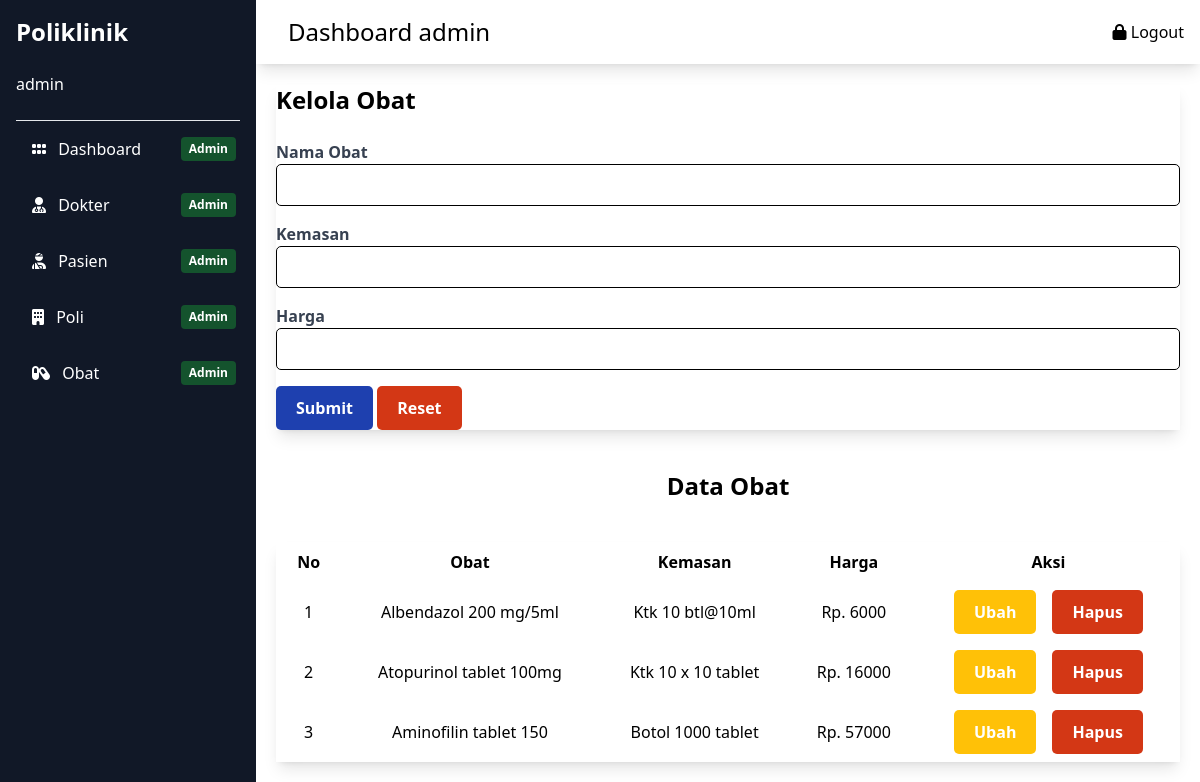
The page /public/pages/admin/obat.php (signed in) on the database its author committed.
### tables this page shows
CREATE TABLE `obat` (
  `id` int(11) NOT NULL,
  `nama_obat` varchar(50) NOT NULL,
  `kemasan` varchar(35) NOT NULL,
  `harga` int(11) NOT NULL
);

### public/pages/admin/obat.php (the view, shortened to what this page needs)
<?php
include("../../../config/conn.php");
?>
<!DOCTYPE html>
<html lang="en">
<head>
    <link href="../../../src/styles.css" rel="stylesheet">
    <link rel="stylesheet" href="https://cdnjs.cloudflare.com/ajax/libs/font-awesome/6.0.0-beta3/css/all.min.css">
</head>
<body>
        <?php include ("../../../src/components/sidebar.php") ?>
        <?php include ("../../../src/components/navbar-dashboard.php") ?>
        <div class="main-content p-5 flex-grow md:ml-64 transition-all">
            <form action="<?php echo htmlspecialchars($_SERVER["PHP_SELF"]); ?>" method="post" class="w-full flex flex-col shadow-lg p-8">
                <h1 class="text-2xl font-bold">Kelola Obat</h1>
                <br>
                <div class="mb-4 flex flex-col">
                    <label for="nama_obat" class="block text-gray-700 font-bold mb-2 text-xl">Nama Obat</label>
                    <input type="text" id="nama_obat" name="nama_obat" class="form-input rounded-md border border-blue-900 p-2">
                </div>
                <div class="mb-4 flex flex-col">
                    <label for="kemasan" class="block text-gray-700 font-bold mb-2 text-xl">Kemasan</label>
                    <input type="text" id="kemasan" name="kemasan" class="form-input rounded-md border border-blue-900 p-2" >
                </div>
                <div class="mb-4 flex flex-col">
                    <label for="harga" class="block text-gray-700 font-bold mb-2 text-xl">Harga</label>
                    <input type="text" id="harga" name="harga" class="form-input rounded-md border border-blue-900 p-2" >
                </div>
                <div class="button-container">
                    <button type="submit" class="submit-button text-white font-bold py-2 px-4 rounded">
                        Submit
                    </button>
                    <button type="reset" class="reset-button text-white font-bold py-2 px-4 rounded">
                        Reset
                    </button>
                </div>
            </form>
            <h2 class="text-2xl font-bold my-10 text-center">Data Obat</h2>
            <div class="mt-8 p-8 shadow-lg flex flex-col text-center overflow-auto">
                <table class="table-auto ">
                    <thead class="border-b-2 border-black">
                        <tr>
                            <th class="px-4 py-2">No</th>
                            <th class="px-4 py-2">Obat</th>
                            <th class="px-4 py-2">Kemasan</th>
                            <th class="px-4 py-2">Harga</th>
                            <th class="px-4 py-2">Aksi</th>
                        </tr>
                    </thead>
                    <tbody>
                        <?php
                        $sql = "SELECT * FROM obat";
                        $stmt = $conn->prepare($sql);
                        $stmt->execute();
                        $obatList = $stmt->fetchAll(PDO::FETCH_ASSOC);
                        $index = 1;
                        foreach ($obatList as $obat) { ?>
                            <tr class='text-center'>
                                <td class='px-4 py-2'> <?= ($index++); ?></td>
                                <td class='px-4 py-2'> <?= $obat['nama_obat']; ?></td>
                                <td class='px-4 py-2'> <?= $obat['kemasan']; ?></td>
                                <td class='px-4 py-2'>Rp. <?= $obat['harga']; ?></td>
                                <td class='px-4 py-2 flex justify-center w-full space-x-4'>
                                        <a class='ubah-button text-white font-bold rounded p-2' href='<?php echo str_replace("/obat.php", "", $_SERVER["PHP_SELF"]) . "../obat/update.php?id=" . $obat['id']; ?>'>Ubah</a>
                                        <form action='' method='GET' class=''>
                                            <button type='submit' name='delete' class='reset-button text-white font-bold rounded p-2'>Hapus</button>
                                        </form>
                                </td>
                            </tr>
                            <?php
                        }
                        ?>
                    </tbody>
                </table>
            </div>
        </div>
</body>
</html>

### src/styles.css (style rules this page uses)
html, :host { line-height: 1.5; -webkit-text-size-adjust: 100%; -moz-tab-size: 4; -o-tab-size: 4; tab-size: 4; font-family: ui-sans-serif, system-ui, sans-serif, "Apple Color Emoji", "Segoe UI Emoji", "Segoe UI Symbol", "Noto Color Emoji"; font-feature-settings: normal; font-variation-settings: normal; -webkit-tap-highlight-color: transparent; }
body { margin: 0; line-height: inherit; }
h1, h2, h3, h4, h5, h6 { font-size: inherit; font-weight: inherit; }
a { color: inherit; text-decoration: inherit; }
table { text-indent: 0; border-color: inherit; border-collapse: collapse; }
button, input, optgroup, select, textarea { font-family: inherit; font-feature-settings: inherit; font-variation-settings: inherit; font-size: 100%; font-weight: inherit; line-height: inherit; letter-spacing: inherit; color: inherit; margin: 0; padding: 0; }
button, select { text-transform: none; }
button, input:where([type='button']), input:where([type='reset']), input:where([type='submit']) { -webkit-appearance: button; background-color: transparent; background-image: none; }
blockquote, dl, dd, h1, h2, h3, h4, h5, h6, hr, figure, p, pre { margin: 0; }
input::placeholder, textarea::placeholder { opacity: 1; color: #9ca3af; }
button, [role="button"] { cursor: pointer; }
.my-10 { margin-top: 2.5rem; margin-bottom: 2.5rem; }
.mb-4 { margin-bottom: 1rem; }
.flex { display: flex; }
.flex-grow { flex-grow: 1; }
.flex-col { flex-direction: column; }
.justify-center { justify-content: center; }
.space-x-4 > :not([hidden]) ~ :not([hidden]) { --tw-space-x-reverse: 0; margin-right: calc(1rem * var(--tw-space-x-reverse)); margin-left: calc(1rem * calc(1 - var(--tw-space-x-reverse))); }
.overflow-auto { overflow: auto; }
.rounded { border-radius: 0.25rem; }
.p-2 { padding: 0.5rem; }
.p-5 { padding: 1.25rem; }
.px-4 { padding-left: 1rem; padding-right: 1rem; }
.py-2 { padding-top: 0.5rem; padding-bottom: 0.5rem; }
.text-center { text-align: center; }
.text-2xl { font-size: 1.5rem; line-height: 2rem; }
.font-bold { font-weight: 700; }
.text-gray-700 { --tw-text-opacity: 1; color: rgb(55 65 81 / var(--tw-text-opacity)); }
.text-white { --tw-text-opacity: 1; color: rgb(255 255 255 / var(--tw-text-opacity)); }
.shadow-lg { --tw-shadow: 0 10px 15px -3px rgb(0 0 0 / 0.1), 0 4px 6px -4px rgb(0 0 0 / 0.1); --tw-shadow-colored: 0 10px 15px -3px var(--tw-shadow-color), 0 4px 6px -4px var(--tw-shadow-color); box-shadow: var(--tw-ring-offset-shadow, 0 0 #0000), var(--tw-ring-shadow, 0 0 #0000), var(--tw-shadow); }
.transition-all { transition-property: all; transition-timing-function: cubic-bezier(0.4, 0, 0.2, 1); transition-duration: 150ms; }
@media (min-width: 768px) { .md\:ml-64 { margin-left: 16rem; } }

### public/pages/admin/obat.php (style rules this page uses)
.border { border: 1px solid black; border-radius: 5px; }
.submit-button { background-color: #1E40AF; border: none; color: white; font-weight: bold; padding: 10px 20px; border-radius: 5px; transition: background-color 0.3s ease-in-out, border-color 0.3s ease-in-out; }
.reset-button { background-color: #D33715; border: none; color: white; font-weight: bold; padding: 10px 20px; border-radius: 5px; transition: background-color 0.3s ease-in-out, border-color 0.3s ease-in-out; }
.ubah-button { background-color: #ffc107; border: none; color: white; font-weight: bold; padding: 10px 20px; border-radius: 5px; transition: background-color 0.3s ease-in-out, border-color 0.3s ease-in-out; }

### rows shown on the page
obat: nama_obat "Albendazol 200 mg/5ml", kemasan "Ktk 10 btl@10ml", harga "6000"
obat: nama_obat "Atopurinol tablet 100mg", kemasan "Ktk 10 x 10 tablet", harga "16000"
obat: nama_obat "Aminofilin tablet 150", kemasan "Botol 1000 tablet", harga "57000"

### other values the page prints
$username "admin"
$akses "admin"
